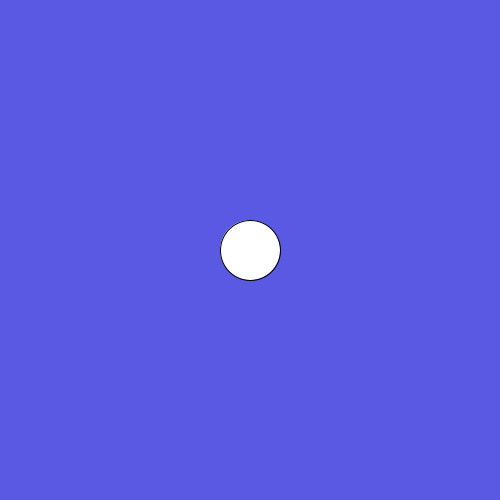
Frame 1 (no input)
Frame 60 (the mouse pressed at the canvas centre just before this capture): identical to frame 1, image omitted
Frame 120 (the mouse held since frame 60 and released just before this capture): identical to frame 1, image omitted

The Processing sketch that drew this single still picture (run headless with seeded random() and noise(); from frame 60 on, the mouse is pressed at the canvas centre):

// Processing sketch: ellipse_scroll_size
// ── ellipse_scroll_size.pde
float scrollVal = 0;
float ellipseSize = 60;

void setup() {
  size(500, 500); //declare canvas size
}

void draw() {
  //main program, also a loop
  
  background(89,89,227);
  fill(255);
  stroke(0);
  if (scrollVal > 0) {
    ellipseSize = ellipseSize + 10;
  } else if (scrollVal < 0) {
    ellipseSize = ellipseSize - 10;
  }
  
  ellipseSize = constrain(ellipseSize, 60,500);
  ellipse(250,250,ellipseSize,ellipseSize);
  println(scrollVal);
}

void mouseWheel(MouseEvent event) {
  scrollVal = event.getCount();
}
